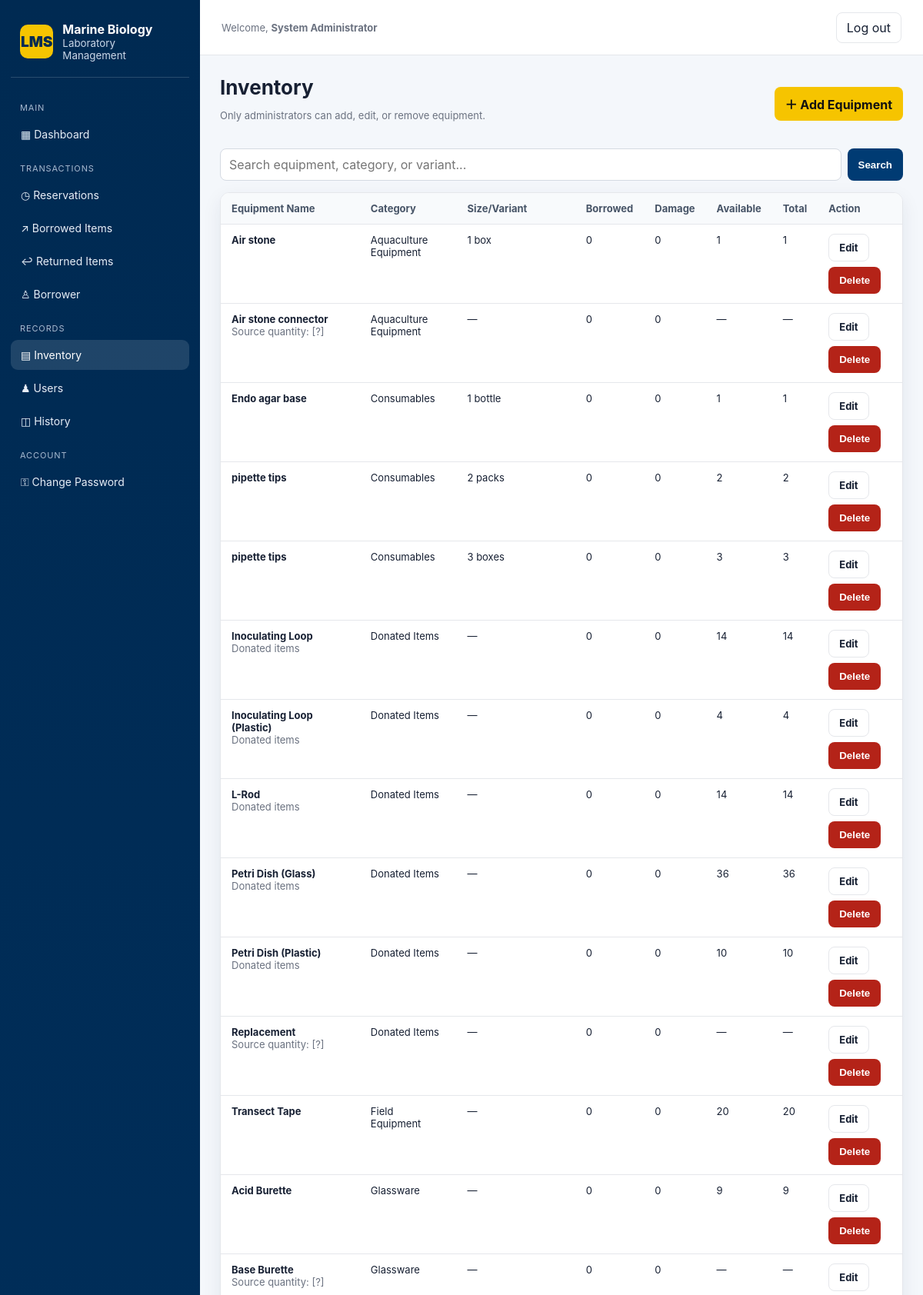
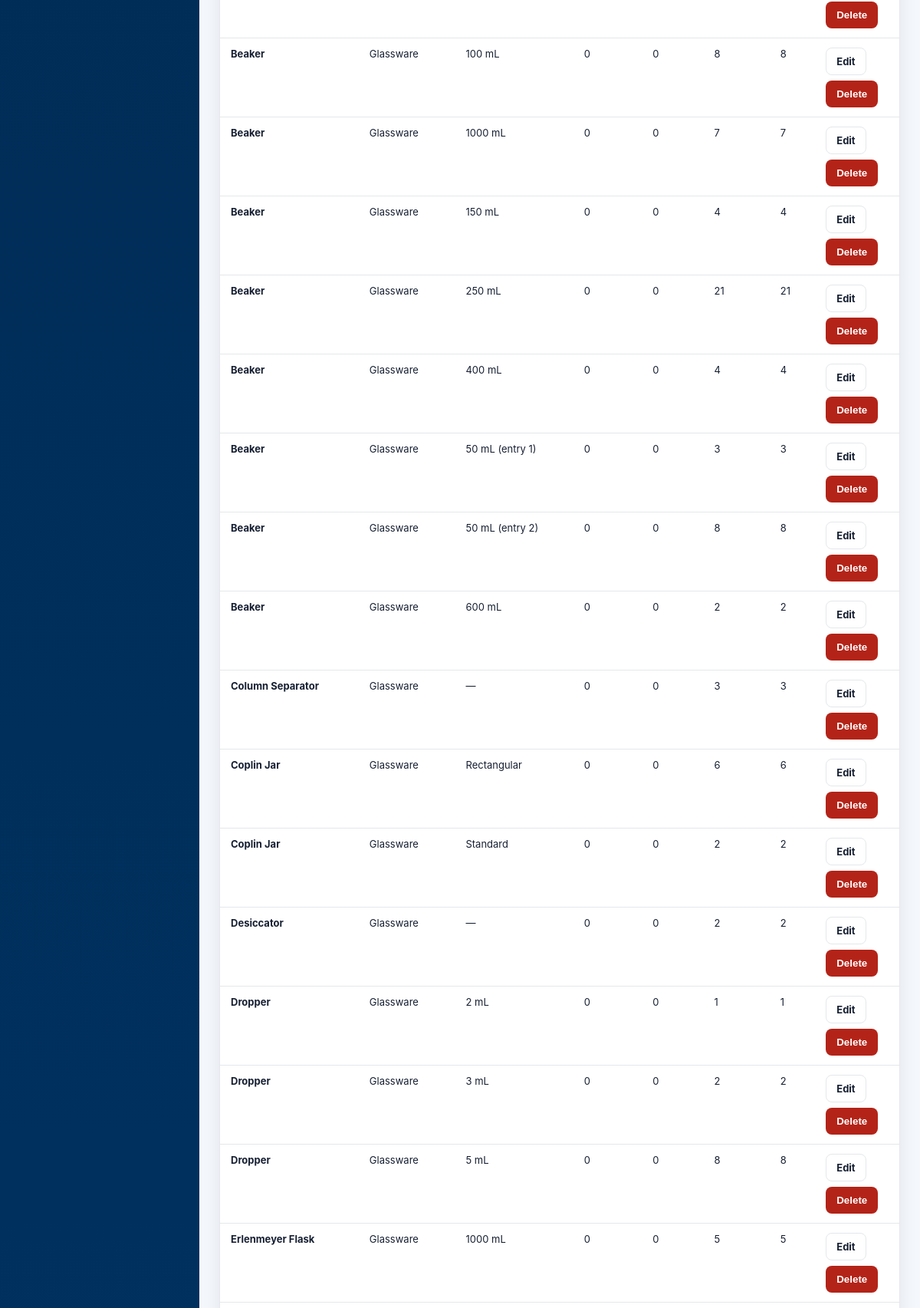
/index.php?page=inventory (signed in, upper part), run on the app's committed database (2 pictures, top to bottom).
### tables this page shows
CREATE TABLE equipment (
 id INT UNSIGNED AUTO_INCREMENT PRIMARY KEY,
 name VARCHAR(180) NOT NULL,
 category VARCHAR(100) NOT NULL,
 variant VARCHAR(150) NULL,
 total_qty INT UNSIGNED NULL,
 damaged_qty INT UNSIGNED NOT NULL DEFAULT 0,
 quantity_note VARCHAR(255) NULL,
 image VARCHAR(255) NOT NULL DEFAULT 'photo.png',
 is_active TINYINT(1) NOT NULL DEFAULT 1,
 created_at DATETIME NOT NULL DEFAULT CURRENT_TIMESTAMP,
 updated_at DATETIME NOT NULL DEFAULT CURRENT_TIMESTAMP ON UPDATE CURRENT_TIMESTAMP,
 INDEX idx_equipment_name(name), INDEX idx_equipment_category(category)
);

### includes/db.php (called while the page is built, shortened)
<?php
function e(?string $v): string { return htmlspecialchars((string)$v, ENT_QUOTES, 'UTF-8'); }

### includes/auth.php (called while the page is built, shortened)
<?php
require_once __DIR__.'/db.php';
function user(): ?array { return $_SESSION['user'] ?? null; }

### index.php (the view, shortened to what this page needs)
<?php
require_once __DIR__ . '/includes/auth.php';
function page(string $title, string $content, bool $auth = true): void
{
    global $page;
    $user = user();
    ?>
    <!doctype html>
    <html lang="en">
    <head>
        <link rel="stylesheet" href="assets/style.css">
    </head>
    <body>
        <?php if ($auth): ?>
            <div class="app">
                <aside class="sidebar">
                    <div class="brand">
                        <div class="brand-mark">LMS</div>
                        <div>
                            <strong>Marine Biology</strong>
                            <small>Laboratory Management</small>
                        </div>
                    </div>
                    <nav class="nav">
                        <div class="nav-section">Main</div>
                        <a class="<?= $page === 'dashboard' ? 'active' : '' ?>" href="index.php?page=dashboard">▦ Dashboard</a>
                        <div class="nav-section">Transactions</div>
                        <?php if ($user['role'] === 'admin'): ?>
                            <a class="<?= $page === 'reservations' ? 'active' : '' ?>" href="index.php?page=reservations">◷ Reservations</a>
                            <a class="<?= $page === 'borrowed' ? 'active' : '' ?>" href="index.php?page=borrowed">↗ Borrowed Items</a>
                            <a class="<?= $page === 'returned' ? 'active' : '' ?>" href="index.php?page=returned">↩ Returned Items</a>
                            <a class="<?= $page === 'borrowers' ? 'active' : '' ?>" href="index.php?page=borrowers">♙ Borrower</a>
                        <?php endif; ?>
                        <div class="nav-section">Records</div>
                        <?php if ($user['role'] === 'admin'): ?>
                            <a class="<?= $page === 'inventory' ? 'active' : '' ?>" href="index.php?page=inventory">▤ Inventory</a>
                            <a class="<?= $page === 'users' ? 'active' : '' ?>" href="index.php?page=users">♟ Users</a>
                        <?php else: ?>
                            <a class="<?= $page === 'items' ? 'active' : '' ?>" href="index.php?page=items">▤ Items</a>
                        <?php endif; ?>
                        <a class="<?= $page === 'history' ? 'active' : '' ?>" href="index.php?page=history">◫ History</a>
                        <div class="nav-section">Account</div>
                        <a href="index.php?page=password">⚿ Change Password</a>
                    </nav>
                </aside>
                <main class="main">
                    <header class="topbar">
                        <div class="muted">Welcome, <strong><?= e($user['name']) ?></strong></div>
                        <a class="logout" href="index.php?page=logout">Log out</a>
                    </header>
        <?php endif; ?>
                    <section class="content">
                        <?= $content ?>
                    </section>
        <?php if ($auth): ?>
                </main>
            </div>
        <?php endif; ?>
    </body>
    </html>
    <?php
}
$page = $_GET['page'] ?? (user() ? 'dashboard' : 'login');
    ?>
    <?php
if ($page === 'inventory') {
    $pdo = db();
    $query = trim($_GET['q'] ?? '');
    $sql = "SELECT e.*, COALESCE((SELECT SUM(li.quantity-li.returned_quantity) FROM loan_items li JOIN loans l ON l.id=li.loan_id WHERE li.equipment_id=e.id AND l.status='borrowed'),0) borrowed FROM equipment e WHERE e.is_active=1";
    $args = [];
    $sql .= ' ORDER BY e.category, e.name, e.variant';
    $statement = $pdo->prepare($sql);
    $statement->execute($args);
    $rows = $statement->fetchAll();
    ?>
    <div class="page-title">
        <div>
            <h1>Inventory</h1>
            <p class="muted">Only administrators can add, edit, or remove equipment.</p>
        </div>
        <a class="btn yellow" href="index.php?page=inventory&add=1">＋ Add Equipment</a>
    </div>
    <div class="toolbar">
        <form method="get">
            <input name="q" value="<?= e($query) ?>" placeholder="Search equipment, category, or variant...">
            <button class="btn" type="submit">Search</button>
        </form>
    </div>
    <div class="table-wrap">
        <table>
            <thead>
                <tr>
                    <th>Equipment Name</th>
                    <th>Category</th>
                    <th>Size/Variant</th>
                    <th>Borrowed</th>
                    <th>Damage</th>
                    <th>Available</th>
                    <th>Total</th>
                    <th>Action</th>
                </tr>
            </thead>
            <tbody>
                <?php foreach ($rows as $row): ?>
                    <?php $available = $row['total_qty'] === null ? null : max(0, (int) $row['total_qty'] - (int) $row['borrowed'] - (int) $row['damaged_qty']); ?>
                    <tr>
                        <td>
                            <strong><?= e($row['name']) ?></strong>
                            <?php if ($row['quantity_note']): ?>
                                <div class="muted"><?= e($row['quantity_note']) ?></div>
                            <?php endif; ?>
                        </td>
                        <td><?= e($row['category']) ?></td>
                        <td><?= e($row['variant'] ?? '—') ?></td>
                        <td><?= e((string) $row['borrowed']) ?></td>
                        <td><?= e((string) $row['damaged_qty']) ?></td>
                        <td><?= $available === null ? '—' : e((string) $available) ?></td>
                        <td><?= $row['total_qty'] === null ? '—' : e((string) $row['total_qty']) ?></td>
                        <td>
                            <div class="actions">
                                <a class="btn secondary" href="index.php?page=inventory&edit=<?= $row['id'] ?>">Edit</a>
                                <form method="post" onsubmit="return confirm('Remove this equipment from active inventory?')">
                                    <button class="btn danger" type="submit">Delete</button>
                                </form>
                            </div>
                        </td>
                    </tr>
                <?php endforeach; ?>
            </tbody>
        </table>
    </div>
    <?php
    $content = ob_get_clean();
    page('Inventory', $content);
    exit;
}
    ?>
<?php
exit;

### assets/style.css (style rules this page uses)
:root { --navy: #003b73; --navy2: #002a52; --yellow: #f6c400; --bg: #f4f7fb; --text: #172033; --muted: #6b7280; --white: #fff; --danger: #b42318; --success: #087443; --border: #e5e7eb; --shadow: 0 8px 24px rgba(0, 34, 72, 0.08); }
* { box-sizing: border-box; }
body { margin: 0; font-family: Inter, system-ui, -apple-system, "Segoe UI", Roboto, Arial, sans-serif; background: var(--bg); color: var(--text); }
a { color: inherit; text-decoration: none; }
.app { display: flex; min-height: 100vh; }
.sidebar { width: 260px; background: linear-gradient(180deg, var(--navy2), var(--navy)); color: #fff; position: fixed; left: 0; top: 0; bottom: 0; padding: 20px 14px; overflow: auto; }
.brand { display: flex; align-items: center; gap: 12px; padding: 8px 12px 20px; border-bottom: 1px solid rgba(255, 255, 255, 0.16); }
.brand-mark { width: 44px; height: 44px; border-radius: 10px; background: var(--yellow); color: var(--navy2); display: flex; align-items: center; justify-content: center; font-weight: 900; font-size: 19px; }
.brand small { display: block; color: #cbd8e8; }
.nav { display: flex; flex-direction: column; gap: 4px; margin-top: 18px; }
.nav a { padding: 11px 13px; border-radius: 9px; color: #e8eef7; font-size: 14px; }
.nav a:hover, .nav a.active { background: rgba(255, 255, 255, 0.12); color: #fff; }
.nav-section { font-size: 11px; text-transform: uppercase; color: #a8bad0; margin: 14px 12px 4px; letter-spacing: 0.08em; }
.main { margin-left: 260px; flex: 1; min-width: 0; }
.topbar { height: 72px; background: #fff; border-bottom: 1px solid var(--border); display: flex; align-items: center; justify-content: space-between; padding: 0 28px; position: sticky; top: 0; z-index: 5; }
.logout { border: 1px solid var(--border); padding: 9px 13px; border-radius: 8px; background: #fff; }
.content { padding: 26px; max-width: 1500px; margin: auto; }
.page-title { display: flex; justify-content: space-between; align-items: center; gap: 16px; margin-bottom: 22px; }
.page-title h1 { font-size: 26px; margin: 0; }
.muted { color: var(--muted); font-size: 13px; }
.table-wrap { background: #fff; border: 1px solid var(--border); border-radius: 12px; box-shadow: var(--shadow); overflow: auto; }
.toolbar { display: flex; flex-wrap: wrap; gap: 10px; align-items: center; margin-bottom: 15px; }
.toolbar form { display: flex; gap: 8px; flex: 1; min-width: 260px; }
.toolbar input, .toolbar select, .toolbar textarea, .form input, .form select, .form textarea { width: 100%; padding: 10px 11px; border: 1px solid #d5dae2; border-radius: 8px; font: inherit; background: #fff; }
.toolbar input { flex: 1; }
.btn { display: inline-flex; align-items: center; justify-content: center; gap: 6px; padding: 9px 13px; border-radius: 8px; border: 1px solid transparent; background: var(--navy); color: #fff; font-weight: 650; cursor: pointer; }
.btn.secondary { background: #fff; color: var(--text); border-color: var(--border); }
.btn.danger { background: var(--danger); }
.btn.yellow { background: var(--yellow); color: #111; }
.actions { display: flex; gap: 7px; flex-wrap: wrap; }
table { width: 100%; border-collapse: collapse; min-width: 780px; }
th, td { text-align: left; padding: 12px 14px; border-bottom: 1px solid var(--border); font-size: 13px; vertical-align: top; }
th { background: #f8fafc; color: #475467; font-weight: 750; white-space: nowrap; }

### data on the page
equipment: name "Air stone", category "Aquaculture Equipment", variant "1 box", borrowed "0", damaged_qty "0", total_qty "1"
equipment: name "Air stone connector", quantity_note "Source quantity: [?]", category "Aquaculture Equipment", variant "—", borrowed "0", damaged_qty "0"
equipment: name "Endo agar base", category "Consumables", variant "1 bottle", borrowed "0", damaged_qty "0", total_qty "1"
equipment: name "pipette tips", category "Consumables", variant "2 packs", borrowed "0", damaged_qty "0", total_qty "2"
equipment: name "pipette tips", category "Consumables", variant "3 boxes", borrowed "0", damaged_qty "0", total_qty "3"
equipment: name "Inoculating Loop", quantity_note "Donated items", category "Donated Items", variant "—", borrowed "0", damaged_qty "0", total_qty "14"
equipment: name "Inoculating Loop (Plastic)", quantity_note "Donated items", category "Donated Items", variant "—", borrowed "0", damaged_qty "0", total_qty "4"
equipment: name "L-Rod", quantity_note "Donated items", category "Donated Items", variant "—", borrowed "0", damaged_qty "0", total_qty "14"
equipment: name "Petri Dish (Glass)", quantity_note "Donated items", category "Donated Items", variant "—", borrowed "0", damaged_qty "0", total_qty "36"
equipment: name "Petri Dish (Plastic)", quantity_note "Donated items", category "Donated Items", variant "—", borrowed "0", damaged_qty "0", total_qty "10"
equipment: name "Replacement", quantity_note "Source quantity: [?]", category "Donated Items", variant "—", borrowed "0", damaged_qty "0"
equipment: name "Transect Tape", category "Field Equipment", variant "—", borrowed "0", damaged_qty "0", total_qty "20"
equipment: name "Acid Burette", category "Glassware", variant "—", borrowed "0", damaged_qty "0", total_qty "9"
equipment: name "Base Burette", quantity_note "Source quantity: [?]", category "Glassware", variant "—", borrowed "0", damaged_qty "0"
equipment: name "Beaker", category "Glassware", variant "100 mL", borrowed "0", damaged_qty "0", total_qty "8"
equipment: name "Beaker", category "Glassware", variant "1000 mL", borrowed "0", damaged_qty "0", total_qty "7"
equipment: name "Beaker", category "Glassware", variant "150 mL", borrowed "0", damaged_qty "0", total_qty "4"
equipment: name "Beaker", category "Glassware", variant "250 mL", borrowed "0", damaged_qty "0", total_qty "21"
equipment: name "Beaker", category "Glassware", variant "400 mL", borrowed "0", damaged_qty "0", total_qty "4"
equipment: name "Beaker", category "Glassware", variant "50 mL (entry 1)", borrowed "0", damaged_qty "0", total_qty "3"
equipment: name "Beaker", category "Glassware", variant "50 mL (entry 2)", borrowed "0", damaged_qty "0", total_qty "8"
equipment: name "Beaker", category "Glassware", variant "600 mL", borrowed "0", damaged_qty "0", total_qty "2"
equipment: name "Column Separator", category "Glassware", variant "—", borrowed "0", damaged_qty "0", total_qty "3"
equipment: name "Coplin Jar", category "Glassware", variant "Rectangular", borrowed "0", damaged_qty "0", total_qty "6"
equipment: name "Coplin Jar", category "Glassware", variant "Standard", borrowed "0", damaged_qty "0", total_qty "2"
equipment: name "Desiccator", category "Glassware", variant "—", borrowed "0", damaged_qty "0", total_qty "2"
equipment: name "Dropper", category "Glassware", variant "2 mL", borrowed "0", damaged_qty "0", total_qty "1"
equipment: name "Dropper", category "Glassware", variant "3 mL", borrowed "0", damaged_qty "0", total_qty "2"
equipment: name "Dropper", category "Glassware", variant "5 mL", borrowed "0", damaged_qty "0", total_qty "8"
equipment: name "Erlenmeyer Flask", category "Glassware", variant "1000 mL", borrowed "0", damaged_qty "0", total_qty "5"

### other printed values
$user['name'] "System Administrator"
